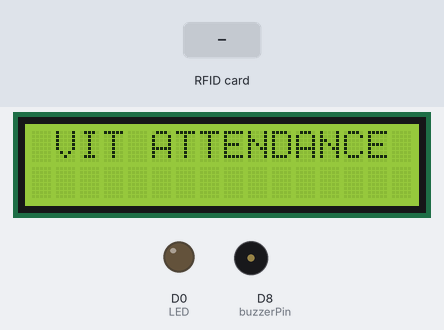
Simulated run of this sketch. Board: ESP8266 (NodeMCU). Shown: 16×2 character LCD, output pins drawn as LEDs (lit = HIGH), buzzer (waves = sounding). Inputs (shaded band) come from the test bench. WiFi joins after 1.5 s; servers stay silent unless stated; uploads are accepted with an empty reply; what the sketch prints to the serial monitor is not drawn.

Above: at 5.8 s.
5.9 s: RFID card 5E 7A 19 C4 held to the reader
At 6.8 s:
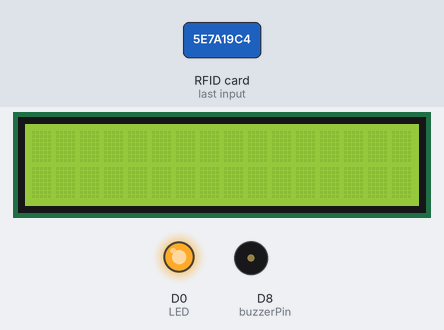
At 8.3 s:
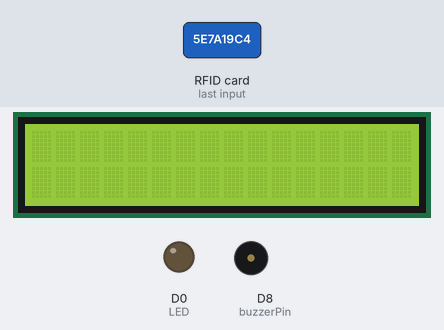
Timing chart, 0 to 9.8 s (numbered marks = the images above; inputs shaded):
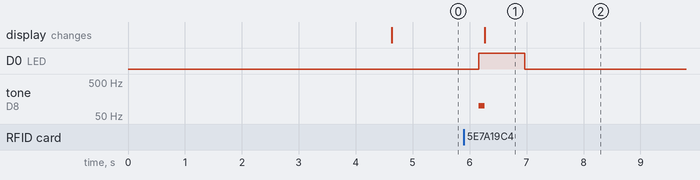

Measured:
- after the input at 5.9 s, D0 (LED): LOW → HIGH after 0.26 s, → LOW 0.80 s later; tone on D8 (buzzerPin): silent → 100 Hz after 0.26 s, → silent 0.10 s later; the display: changes after 0.36 s (image 1)

The sketch:

NodeMCU_RFIDv2.0.ino
```cpp
//******************************libraries*******************************
//RFID-----------------------------
#include <SPI.h>
#include <MFRC522.h>
//NodeMCU--------------------------
#include <ESP8266WiFi.h>
#include <ESP8266HTTPClient.h>
#include <Wire.h>

#include <LiquidCrystal_I2C.h>
LiquidCrystal_I2C lcd(0x27, 16, 2);


//************************************************************************
#define SS_PIN  D4  //D4
#define RST_PIN D3  //D3
const int LED = D0;
const int buzzerPin = D8;
//************************************************************************
MFRC522 mfrc522(SS_PIN, RST_PIN); // Create MFRC522 instance.
//************************************************************************
/* Set these to your desired credentials. */
const char *ssid = "mayuresh";
const char *password = "123456789";
const char* device_token  = "3638353933363637";
//************************************************************************
String URL = "http://192.168.155.71/rfidattendance/getdata.php"; //computer IP or the server domain
String getData, Link;
String OldCardID = "";
unsigned long previousMillis = 0;
//************************************************************************
void setup() {
  delay(1000);

  Serial.begin(115200);
  SPI.begin();  // Init SPI bus
  mfrc522.PCD_Init(); // Init MFRC522 card
  //---------------------------------------------
  connectToWiFi();
   pinMode(LED, OUTPUT);
   pinMode(buzzerPin, OUTPUT);
    lcd.init();   // initializing the LCD
  lcd.backlight(); // Enable or Turn On the backlight
  lcd.print(" VIT ATTENDANCE "); // Start Printing

  // digitalWrite(LED, HIGH);
}
//************************************************************************
void loop() {
  //check if there's a connection to Wi-Fi or not
  if(!WiFi.isConnected()){
    connectToWiFi();    //Retry to connect to Wi-Fi
  }
  //---------------------------------------------
  if (millis() - previousMillis >= 15000) {
    previousMillis = millis();
    OldCardID="";
  }
  delay(50);
  //---------------------------------------------
  //look for new card
  if ( ! mfrc522.PICC_IsNewCardPresent()) {
    return;//got to start of loop if there is no card present
  }
  // Select one of the cards
  if ( ! mfrc522.PICC_ReadCardSerial()) {
    return;//if read card serial(0) returns 1, the uid struct contians the ID of the read card.
  }
  String CardID ="";
  for (byte i = 0; i < mfrc522.uid.size; i++) {
    CardID += mfrc522.uid.uidByte[i];
  }


  //---------------------------------------------
  if( CardID == OldCardID ){
    return;
  }
  else{
    OldCardID = CardID;
  }
  //---------------------------------------------
//  Serial.println(CardID);
  SendCardID(CardID);
  delay(1000);
}
//***********send the Card UID to the website************
void SendCardID( String Card_uid ){
  Serial.println("Sending the Card ID");
    digitalWrite(D1, LOW);
  if(WiFi.isConnected()){
    WiFiClient client;
    HTTPClient http;
    //GET Data
    getData = "?card_uid=" + String(Card_uid) + "&device_token=" + String(device_token);
    //GET methode
    Link = URL + getData;
    http.begin(client, Link); // use client as lvalue reference

    int httpCode = http.GET();   //Send the request
    String payload = http.getString();    //Get the response payload

//    Serial.println(Link);   //Print HTTP return code
    Serial.println(httpCode);   //Print HTTP return code
    Serial.println(Card_uid);     //Print Card ID
    Serial.println(payload);    //Print request response payload
    digitalWrite(LED, HIGH);
    tone(buzzerPin, 100); delay(100);
    noTone(buzzerPin);

       lcd.clear();
delay(100);

    if (httpCode == 200) {
      if (payload.substring(0, 5) == "login") {
        String user_name = payload.substring(5);
        lcd.setCursor(0,0);
     lcd.print(user_name);
     lcd.setCursor(0,1);
     lcd.print("LogIn");

      }
      else if (payload.substring(0, 6) == "logout") {
        String user_name = payload.substring(6);
    //  Serial.println(user_name);
      lcd.setCursor(0,0);
     lcd.print(user_name);
     lcd.setCursor(0,1);
     lcd.print("LogOut");

      }
      else if (payload == "succesful") {

      }
      else if (payload == "available") {

      }
      delay(100);
      http.end();  //Close connection
      delay(500);
        digitalWrite(LED, LOW);
    }
  }
}
//*******************connect to the WiFi*****************
void connectToWiFi(){
    WiFi.mode(WIFI_OFF);        //Prevents reconnection issue (taking too long to connect)
    delay(1000);
    WiFi.mode(WIFI_STA);
    Serial.print("Connecting to ");
    Serial.println(ssid);
    WiFi.begin(ssid, password);

    while (WiFi.status() != WL_CONNECTED) {
      delay(500);
      Serial.print(".");
    }
    Serial.println("");
    Serial.println("Connected");

    Serial.print("IP address: ");
    Serial.println(WiFi.localIP());  //IP address assigned to your ESP

    delay(1000);
}
//=======================================================================
```
